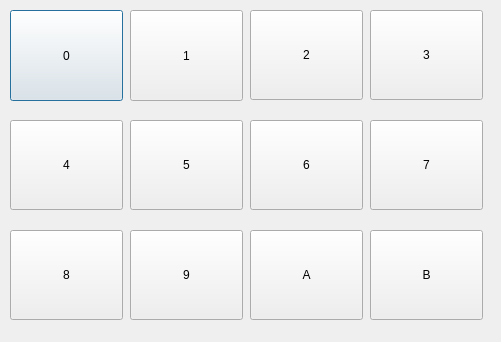
<?xml version="1.0" encoding="UTF-8"?>
<ui version="4.0">
 <class>NumPadWindow</class>
 <widget class="QDialog" name="NumPadWindow">
  <property name="geometry">
   <rect>
    <x>0</x>
    <y>0</y>
    <width>501</width>
    <height>342</height>
   </rect>
  </property>
  <property name="windowTitle">
   <string>Number Pad</string>
  </property>
  <property name="styleSheet">
   <string notr="true"/>
  </property>
  <widget class="QPushButton" name="numpad0">
   <property name="enabled">
    <bool>true</bool>
   </property>
   <property name="geometry">
    <rect>
     <x>10</x>
     <y>10</y>
     <width>113</width>
     <height>91</height>
    </rect>
   </property>
   <property name="text">
    <string>0</string>
   </property>
  </widget>
  <widget class="QPushButton" name="numpad1">
   <property name="geometry">
    <rect>
     <x>130</x>
     <y>10</y>
     <width>113</width>
     <height>91</height>
    </rect>
   </property>
   <property name="text">
    <string>1</string>
   </property>
  </widget>
  <widget class="QPushButton" name="numpad2">
   <property name="geometry">
    <rect>
     <x>250</x>
     <y>10</y>
     <width>113</width>
     <height>90</height>
    </rect>
   </property>
   <property name="text">
    <string>2</string>
   </property>
  </widget>
  <widget class="QPushButton" name="numpad3">
   <property name="geometry">
    <rect>
     <x>370</x>
     <y>10</y>
     <width>113</width>
     <height>90</height>
    </rect>
   </property>
   <property name="text">
    <string>3</string>
   </property>
  </widget>
  <widget class="QPushButton" name="numpad4">
   <property name="geometry">
    <rect>
     <x>10</x>
     <y>120</y>
     <width>113</width>
     <height>90</height>
    </rect>
   </property>
   <property name="text">
    <string>4</string>
   </property>
  </widget>
  <widget class="QPushButton" name="numpad5">
   <property name="geometry">
    <rect>
     <x>130</x>
     <y>120</y>
     <width>113</width>
     <height>90</height>
    </rect>
   </property>
   <property name="text">
    <string>5</string>
   </property>
  </widget>
  <widget class="QPushButton" name="numpad6">
   <property name="geometry">
    <rect>
     <x>250</x>
     <y>120</y>
     <width>113</width>
     <height>90</height>
    </rect>
   </property>
   <property name="text">
    <string>6</string>
   </property>
  </widget>
  <widget class="QPushButton" name="numpad7">
   <property name="geometry">
    <rect>
     <x>370</x>
     <y>120</y>
     <width>113</width>
     <height>90</height>
    </rect>
   </property>
   <property name="text">
    <string>7</string>
   </property>
  </widget>
  <widget class="QPushButton" name="numpad8">
   <property name="geometry">
    <rect>
     <x>10</x>
     <y>230</y>
     <width>113</width>
     <height>90</height>
    </rect>
   </property>
   <property name="text">
    <string>8</string>
   </property>
  </widget>
  <widget class="QPushButton" name="numpad9">
   <property name="geometry">
    <rect>
     <x>130</x>
     <y>230</y>
     <width>113</width>
     <height>90</height>
    </rect>
   </property>
   <property name="text">
    <string>9</string>
   </property>
  </widget>
  <widget class="QPushButton" name="numpadA">
   <property name="geometry">
    <rect>
     <x>250</x>
     <y>230</y>
     <width>113</width>
     <height>90</height>
    </rect>
   </property>
   <property name="text">
    <string>A</string>
   </property>
  </widget>
  <widget class="QPushButton" name="numpadB">
   <property name="geometry">
    <rect>
     <x>370</x>
     <y>230</y>
     <width>113</width>
     <height>90</height>
    </rect>
   </property>
   <property name="text">
    <string>B</string>
   </property>
  </widget>
 </widget>
 <resources/>
 <connections/>
</ui>
